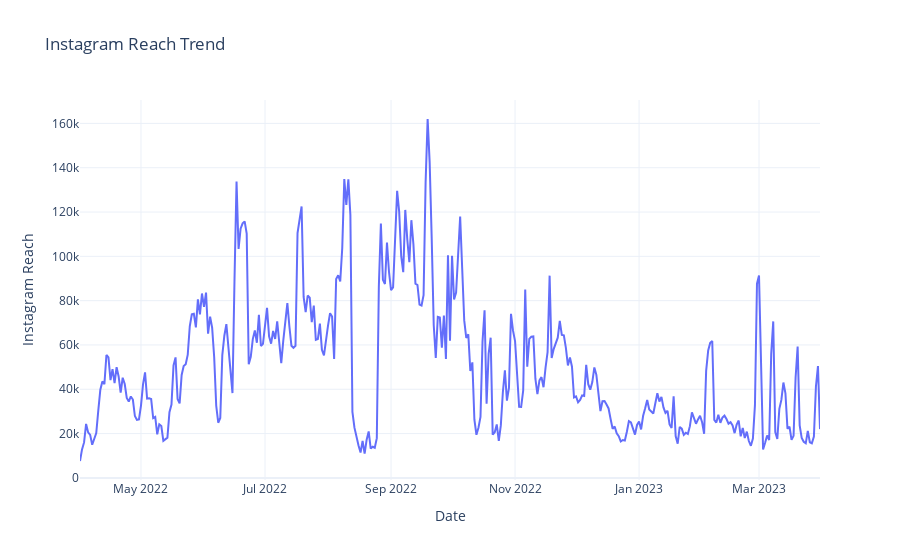

Notebook source saved alongside this figure:
### Markdown cell above
Analyzing Reach

### Code cell
fig = go.Figure()
fig.add_trace(go.Scatter(x=data['Date'], y=data['Instagram reach'], mode='lines', name='Instagram reach'))
fig.update_layout(title='Instagram Reach Trend', xaxis_title='Date', yaxis_title='Instagram Reach')
fig.show()

### Figure 1 — Plotly figure (JSON) as saved in the notebook; plotly's stock layout.template omitted (floating-point values rounded to 4 significant figures; data arrays with more than 128 entries replaced by an {"elided": "..."} marker saying what was removed)
{"data": [{"mode": "lines", "name": "Instagram reach", "type": "scatter", "x": {"elided": "365 str values"}, "y": {"elided": "365 int values"}}], "layout": {"title": {"text": "Instagram Reach Trend"}, "xaxis": {"title": {"text": "Date"}}, "yaxis": {"title": {"text": "Instagram Reach"}}}}
